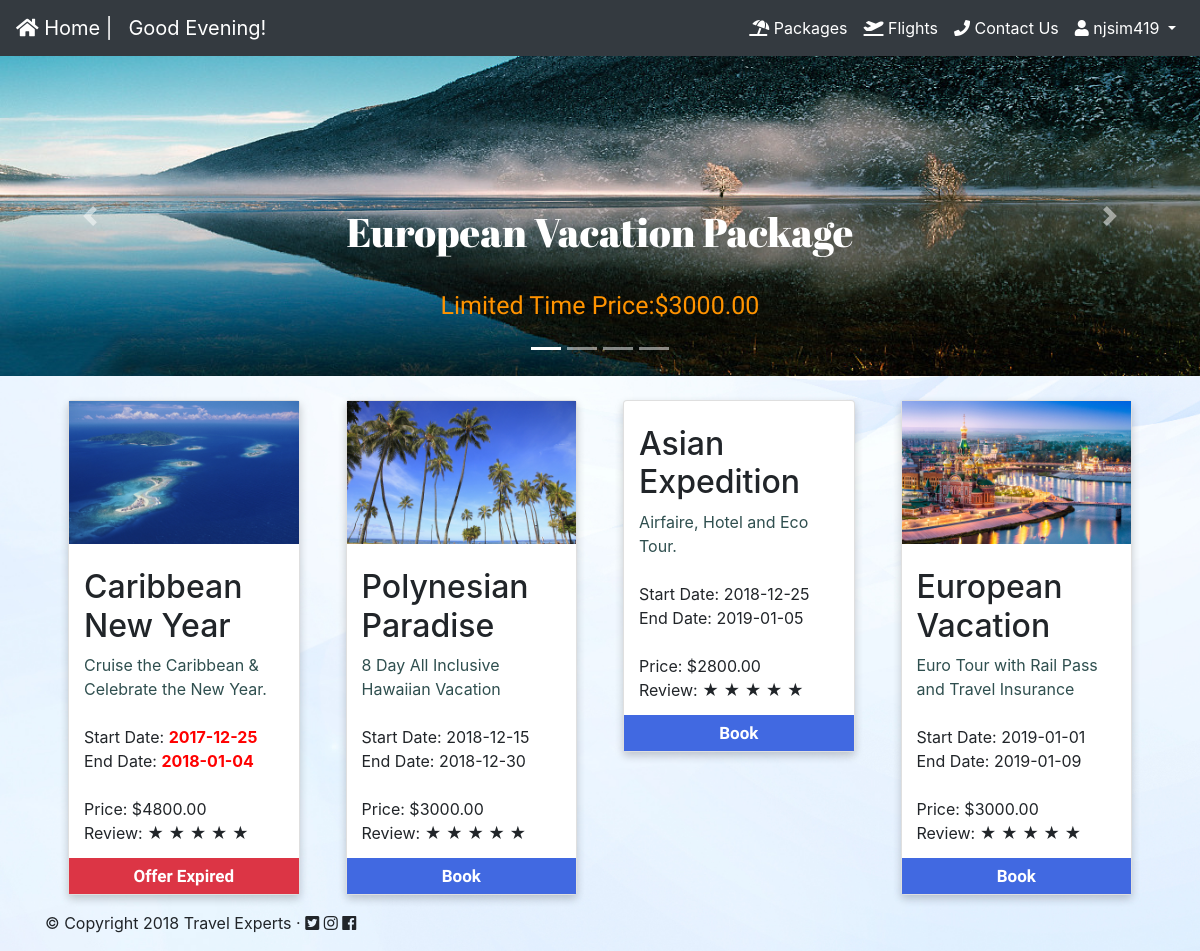
Page /package.php (signed in) on the committed database.
### tables this page shows
CREATE TABLE `packages` (
  `PackageId` int(11) NOT NULL,
  `PkgName` varchar(50) NOT NULL,
  `PkgStartDate` date DEFAULT NULL,
  `PkgEndDate` date DEFAULT NULL,
  `PkgDesc` varchar(50) DEFAULT NULL,
  `PkgBasePrice` decimal(19,2) NOT NULL,
  `PkgAgencyCommission` decimal(19,2) DEFAULT NULL
);

### package.php (the view, shortened to what this page needs)
<!DOCTYPE html>
<html>
<head>
    <?php
	include_once("pop.php");
	include ("header.php");
	function datePassed($startTime){
	    $dbTime = date ("Y-m-d H:i:s",  strtotime($startTime));
        $realtime = date("Y-m-d H:i:s");
        if($dbTime >= $realtime){
            return false;
        }
        if($dbTime < $realtime){
            return true;
        }
	}
?>
</head>
<body>
    <div class="slides">
        <div id="demo" class="carousel slide" data-ride="carousel">
            <ul class="carousel-indicators">
                <li data-target="#demo" data-slide-to="0" class="active"></li>
                <li data-target="#demo" data-slide-to="1"></li>
                <li data-target="#demo" data-slide-to="2"></li>
                <li data-target="#demo" data-slide-to="3"></li>
            </ul>
            <div class="carousel-inner">
                <div class="carousel-item active">
                    <img src="euu.jpg" alt="Europe" >
                    <div class="carousel-caption">
                        <h3>European Vacation Package</h3><br />
                        <p id="p1">Limited Time Price:$3000.00</p>
                    </div>
                </div>
            </div>
            <a class="carousel-control-prev" href="#demo" data-slide="prev">
                <span class="carousel-control-prev-icon"></span>
            </a>
            <a class="carousel-control-next" href="#demo" data-slide="next">
                <span class="carousel-control-next-icon"></span>
            </a>
        </div>
    </div>
    <br />
    <div class="pos">
        <div class="row" >
               <div class="col-xs-12 col-md-6 col-lg-4 col-xl-3">
            <div class="column" style="width:100%;">
                           <div class="card">
                    <img src="caaa.jpg" alt="" style="width:100%">
                    <div class="container" style="height:350px;"><br />
                            <?php
                    $result = mysqli_query($dbh, "SELECT PkgName, PkgStartDate, PkgEndDate, PkgDesc, PkgBasePrice FROM packages WHERE PackageId = 1");
                    $row = mysqli_fetch_assoc($result);
                    print ("<h2>" . $row["PkgName"] . "</h2>");
                    print ("<span style='color:darkslategrey;'>" . $row["PkgDesc"] . "</span><br /><br />");
                    if(datePassed($row["PkgStartDate"])){
                        print ("Start Date: <span style='color:red; font-weight:bold;'>" . $row["PkgStartDate"] . "</span><br />");
                        print ("End Date: <span style='color:red; font-weight:bold;'>" . $row["PkgEndDate"] . "</span><br /><br />");
                        }
                    else{
                        print ("Start Date: " . $row["PkgStartDate"] . "<br />");
                        print ("End Date: " . $row["PkgEndDate"] . "<br /><br />");
                        }
                    print ("Price: $" . $row["PkgBasePrice"] . "<br />");
                    print ("Review:  &#9733 &#9733 &#9733 &#9733 &#9733" . "<br />")
                    ?>
                        <?php
                    if(!datePassed($row["PkgStartDate"])){
                        echo '<p><a href="logincheck.php" style="color:white; text-decoration:none;"><button class="button bottom-align-text">Book</button></a></p>';
                    }
                    else{
                         echo '<p><div class="button bottom-align-text btn-danger" style="cursor:default;">Offer Expired</div></p>';
                    }
                    ?>
                    </div>
                </div>
            </div>
            </div>
             <div class="col-xs-12 col-md-6 col-lg-4 col-xl-3">
            <div class="column" style="width:100%;">
                   <div class="card">
                    <img src="pol.jpg" alt="" style="width:100%">
                    <div class="container" style="height:350px;"><br />
                    <?php
                    $result = mysqli_query($dbh, "SELECT PkgName, PkgStartDate, PkgEndDate, PkgDesc, PkgBasePrice FROM packages WHERE PackageId = 2");
                    $row = mysqli_fetch_assoc($result);
                    print ("<h2>" . $row["PkgName"] . "</h2>");
                    print ("<span style='color:darkslategrey;'>" . $row["PkgDesc"] . "</span><br /><br />");
                    if(datePassed($row["PkgStartDate"])){
                        print ("Start Date: <span style='color:red; font-weight:bold;'>" . $row["PkgStartDate"] . "</span><br />");
                        print ("End Date: <span style='color:red; font-weight:bold;'>" . $row["PkgEndDate"] . "</span><br /><br />");
                        }
                    else{
                        print ("Start Date: " . $row["PkgStartDate"] . "<br />");
                        print ("End Date: " . $row["PkgEndDate"] . "<br /><br />");
                        }
                    print ("Price: $" . $row["PkgBasePrice"] . "<br />");
                    print ("Review:  &#9733 &#9733 &#9733 &#9733 &#9733" . "<br />")
                    ?>
                    <?php
                    if(!datePassed($row["PkgStartDate"])){
                        echo '<p><a href="logincheck.php" style="color:white; text-decoration:none;"><button class="button bottom-align-text">Book</button></a></p>';
                    }
                    else{
                         echo '<p><div class="button bottom-align-text btn-danger" style="cursor:default;">Offer Expired</div></p>';
                    }
                    ?>
                    </div>
                </div>
            </div>
            </div>
         <div class="col-xs-12 col-md-6 col-lg-4 col-xl-3">
            <div class="column" style="width:100%;">
            <div class="card">
                     <div class="container" style="height:350px;"><br />
                    <?php
                    $result = mysqli_query($dbh, "SELECT PkgName, PkgStartDate, PkgEndDate, PkgDesc, PkgBasePrice FROM packages WHERE PackageId = 3");
                    $row = mysqli_fetch_assoc($result);
                    print ("<h2>" . $row["PkgName"] . "</h2>");
                    print ("<span style='color:darkslategrey;'>" . $row["PkgDesc"] . "</span><br /><br />");
                    if(datePassed($row["PkgStartDate"])){
                        print ("Start Date: <span style='color:red; font-weight:bold;'>" . $row["PkgStartDate"] . "</span><br />");
                        print ("End Date: <span style='color:red; font-weight:bold;'>" . $row["PkgEndDate"] . "</span><br /><br />");
                        }
                    else{
                        print ("Start Date: " . $row["PkgStartDate"] . "<br />");
                        print ("End Date: " . $row["PkgEndDate"] . "<br /><br />");
                        }
                    print ("Price: $" . $row["PkgBasePrice"] . "<br />");
                    print ("Review:  &#9733 &#9733 &#9733 &#9733 &#9733" . "<br />")
                    ?>
                        <?php
                    if(!datePassed($row["PkgStartDate"])){
                        echo '<p><a href="logincheck.php" style="color:white; text-decoration:none;"><button class="button bottom-align-text">Book</button></a></p>';
                    }
                    else{
                         echo '<p><div class="button bottom-align-text btn-danger" style="cursor:default;">Offer Expired</div></p>';
                    }
                    ?>
                    </div>
                </div>
            </div>
            </div>
            <div class="col-xs-12 col-md-6 col-lg-4 col-xl-3">
            <div class="column" style="width:100%;">
                     <div class="card">
                    <img src="eu.jpg" alt="" style="width:100%">
                     <div class="container" style="height:350px;"><br />
                    <?php
                    $result = mysqli_query($dbh, "SELECT PkgName, PkgStartDate, PkgEndDate, PkgDesc, PkgBasePrice FROM packages WHERE PackageId = 4");
                    $row = mysqli_fetch_assoc($result);
                    print ("<h2>" . $row["PkgName"] . "</h2>");
                    print ("<span style='color:darkslategrey;'>" . $row["PkgDesc"] . "</span><br /><br />");
                    if(datePassed($row["PkgStartDate"])){
                        print ("Start Date: <span style='color:red; font-weight:bold;'>" . $row["PkgStartDate"] . "</span><br />");
                        print ("End Date: <span style='color:red; font-weight:bold;'>" . $row["PkgEndDate"] . "</span><br /><br />");
                        }
                    else{
                        print ("Start Date: " . $row["PkgStartDate"] . "<br />");
                        print ("End Date: " . $row["PkgEndDate"] . "<br /><br />");
                        }
                    print ("Price: $" . $row["PkgBasePrice"] . "<br />");
                    print ("Review:  &#9733 &#9733 &#9733 &#9733 &#9733" . "<br />")
                    ?>
                        <?php
                    if(!datePassed($row["PkgStartDate"])){
                        echo '<p><a href="logincheck.php" style="color:white; text-decoration:none;"><button class="button bottom-align-text">Book</button></a></p>';
                    }
                    else{
                         echo '<p><div class="button bottom-align-text btn-danger" style="cursor:default;">Offer Expired</div></p>';
                    }
                    ?>
                    </div>
                    </div>
                </div>
            </div>
        </div>
    </div>
    <?php
	include ("footer.php");
    ?>
</body>
</html>

### stylehome.css (style rules this page uses)
body { background-image: url("2100.jpg"); background-size: cover; background-attachment: fixed; }
.pos { padding-left: 5%; padding-right: 5%; }
.bottom-align-text { position: absolute; bottom: 0; right: 0; }
.carousel-inner img { width: 100%; height: 100%; }
.carousel-control-prev { margin-left: 0px; }
.carousel-control-next { margin-right: 0px; }
html { box-sizing: border-box; }
*, *:before, *:after { box-sizing: inherit; }
.column { float: left; width: 25%; margin-bottom: 16px; padding: 0 8px; }
.card { box-shadow: 0 4px 8px 0 rgba(0, 0, 0, 0.2); }
.container { padding: 0 16px; min-height:20%; max-height:20%; }
.container::after, .row::after { content: ""; clear: both; display: table; }
.button { border: none; outline: 0; display: inline-block; padding: 8px; color: white; background-color: royalblue; font: bold 17px Arimo, sans-serif; text-align: center; cursor: pointer; width: 100%; }

### package.php (style rules this page uses)
h3 { font: 40px Abril Fatface, cursive; color:white; }
#p1 { font: 25px Fjalla One, sans-serif; color: #ff9300; }
.carousel-item { height:40vh; width:100%; }

### rows in the picture
packages: PkgName "Caribbean New Year", PkgDesc "Cruise the Caribbean & Celebrate the New Year.", PkgStartDate "2017-12-25", PkgEndDate "2018-01-04", PkgBasePrice "4800.00"
packages: PkgName "Polynesian Paradise", PkgDesc "8 Day All Inclusive Hawaiian Vacation", PkgStartDate "2018-12-15", PkgEndDate "2018-12-30", PkgBasePrice "3000.00"
packages: PkgName "Asian Expedition", PkgDesc "Airfaire, Hotel and Eco Tour.", PkgStartDate "2018-12-25", PkgEndDate "2019-01-05", PkgBasePrice "2800.00"
packages: PkgName "European Vacation", PkgDesc "Euro Tour with Rail Pass and Travel Insurance", PkgStartDate "2019-01-01", PkgEndDate "2019-01-09", PkgBasePrice "3000.00"

### other values in the picture
$_SESSION['user'] "njsim419"
